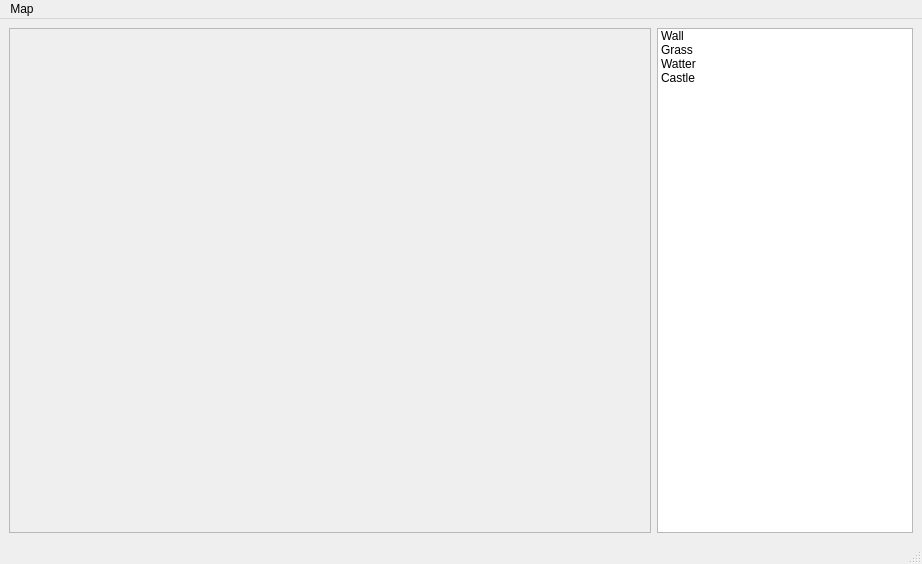
<?xml version="1.0" encoding="UTF-8"?>
<ui version="4.0">
 <class>MainWindow</class>
 <widget class="QMainWindow" name="MainWindow">
  <property name="geometry">
   <rect>
    <x>0</x>
    <y>0</y>
    <width>922</width>
    <height>564</height>
   </rect>
  </property>
  <property name="minimumSize">
   <size>
    <width>922</width>
    <height>0</height>
   </size>
  </property>
  <property name="windowTitle">
   <string>MainWindow</string>
  </property>
  <widget class="QWidget" name="centralwidget">
   <layout class="QHBoxLayout" name="horizontalLayout">
    <item>
     <widget class="QScrollArea" name="scrollArea">
      <property name="widgetResizable">
       <bool>true</bool>
      </property>
      <widget class="QWidget" name="scrollAreaWidgetContents">
       <property name="geometry">
        <rect>
         <x>0</x>
         <y>0</y>
         <width>640</width>
         <height>503</height>
        </rect>
       </property>
      </widget>
     </widget>
    </item>
    <item>
     <widget class="QListWidget" name="palette">
      <property name="sizePolicy">
       <sizepolicy hsizetype="Preferred" vsizetype="Expanding">
        <horstretch>0</horstretch>
        <verstretch>0</verstretch>
       </sizepolicy>
      </property>
      <property name="minimumSize">
       <size>
        <width>150</width>
        <height>0</height>
       </size>
      </property>
      <property name="uniformItemSizes">
       <bool>false</bool>
      </property>
      <item>
       <property name="text">
        <string>Wall</string>
       </property>
       <property name="icon">
        <iconset>
         <normaloff>wall.svg</normaloff>wall.svg</iconset>
       </property>
       <property name="flags">
        <set>ItemIsSelectable|ItemIsUserCheckable|ItemIsEnabled</set>
       </property>
      </item>
      <item>
       <property name="text">
        <string>Grass</string>
       </property>
       <property name="icon">
        <iconset>
         <normaloff>grass.svg</normaloff>grass.svg</iconset>
       </property>
       <property name="flags">
        <set>ItemIsSelectable|ItemIsUserCheckable|ItemIsEnabled</set>
       </property>
      </item>
      <item>
       <property name="text">
        <string>Watter</string>
       </property>
       <property name="icon">
        <iconset>
         <normaloff>watter.svg</normaloff>watter.svg</iconset>
       </property>
      </item>
      <item>
       <property name="text">
        <string>Castle</string>
       </property>
       <property name="icon">
        <iconset>
         <normaloff>castle.svg</normaloff>castle.svg</iconset>
       </property>
      </item>
     </widget>
    </item>
   </layout>
  </widget>
  <widget class="QMenuBar" name="menubar">
   <property name="geometry">
    <rect>
     <x>0</x>
     <y>0</y>
     <width>922</width>
     <height>21</height>
    </rect>
   </property>
   <widget class="QMenu" name="menuMap">
    <property name="title">
     <string>Map</string>
    </property>
    <addaction name="actionNew"/>
    <addaction name="actionOpen"/>
    <addaction name="actionSave"/>
    <addaction name="actionQuit"/>
   </widget>
   <addaction name="menuMap"/>
  </widget>
  <widget class="QStatusBar" name="statusbar"/>
  <action name="actionNew">
   <property name="text">
    <string>Nová hra</string>
   </property>
   <property name="shortcut">
    <string>Ctrl+N</string>
   </property>
  </action>
  <action name="actionQuit">
   <property name="text">
    <string>Zavři</string>
   </property>
  </action>
  <action name="actionSave">
   <property name="text">
    <string>Ulož hru</string>
   </property>
   <property name="shortcut">
    <string>Ctrl+S</string>
   </property>
  </action>
  <action name="actionOpen">
   <property name="text">
    <string>Otevři hru</string>
   </property>
   <property name="shortcut">
    <string>Ctrl+O</string>
   </property>
  </action>
 </widget>
 <resources/>
 <connections>
  <connection>
   <sender>actionQuit</sender>
   <signal>triggered()</signal>
   <receiver>MainWindow</receiver>
   <slot>close()</slot>
   <hints>
    <hint type="sourcelabel">
     <x>-1</x>
     <y>-1</y>
    </hint>
    <hint type="destinationlabel">
     <x>356</x>
     <y>240</y>
    </hint>
   </hints>
  </connection>
  <connection>
   <sender>palette</sender>
   <signal>itemSelectionChanged()</signal>
   <receiver>MainWindow</receiver>
   <slot>zmena()</slot>
   <hints>
    <hint type="sourcelabel">
     <x>731</x>
     <y>195</y>
    </hint>
    <hint type="destinationlabel">
     <x>460</x>
     <y>281</y>
    </hint>
   </hints>
  </connection>
  <connection>
   <sender>actionNew</sender>
   <signal>triggered()</signal>
   <receiver>MainWindow</receiver>
   <slot>new_game()</slot>
   <hints>
    <hint type="sourcelabel">
     <x>-1</x>
     <y>-1</y>
    </hint>
    <hint type="destinationlabel">
     <x>460</x>
     <y>281</y>
    </hint>
   </hints>
  </connection>
  <connection>
   <sender>actionSave</sender>
   <signal>triggered()</signal>
   <receiver>MainWindow</receiver>
   <slot>save_game()</slot>
   <hints>
    <hint type="sourcelabel">
     <x>-1</x>
     <y>-1</y>
    </hint>
    <hint type="destinationlabel">
     <x>460</x>
     <y>281</y>
    </hint>
   </hints>
  </connection>
  <connection>
   <sender>actionOpen</sender>
   <signal>triggered()</signal>
   <receiver>MainWindow</receiver>
   <slot>open_game()</slot>
   <hints>
    <hint type="sourcelabel">
     <x>14</x>
     <y>11</y>
    </hint>
    <hint type="destinationlabel">
     <x>47</x>
     <y>538</y>
    </hint>
   </hints>
  </connection>
 </connections>
 <slots>
  <slot>zmena()</slot>
  <slot>new_game()</slot>
  <slot>save_game()</slot>
  <slot>open_game()</slot>
 </slots>
</ui>
